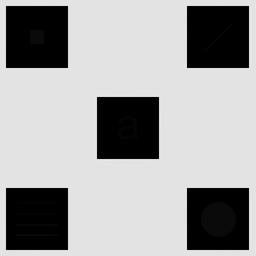
#> input picture Lab3/Q3_3.tif, 256 x 256 px, shrunk from 512 x 512 before the run
$ python local_histogram_equalization.py
#> lines starting #> are read from the running program, lines starting #| are printed output that depends on the picture
### Lab3/histogram_equalization.py
import numpy as np
import cv2
import matplotlib.pyplot as plt


def draw_hist(img):
    hist = cv2.calcHist([img], [0], None, [256], [0, 255])
    normalized_hist = hist / img.shape[0] / img.shape[1]
    return normalized_hist


def hist_equ_12012724(input_img):
    input_hist = cv2.calcHist([input_img], [0], None, [256], [0, 255])
    normalized_hist = input_hist / input_img.shape[0] / input_img.shape[1]
    transform = np.zeros(input_hist.shape)

    sum = 0
    for i in range(256):
        sum += normalized_hist[i]
        transform[i] = np.around(sum * 255)

    output_img = np.zeros(input_img.shape, dtype=np.uint8)
    for i in range(input_img.shape[1]):
        for j in range(input_img.shape[0]):
            output_img[j, i] = transform[input_img[j, i]]

    output_hist = draw_hist(output_img)
    return output_img, output_hist, input_hist


# [25 lines that do not run on import are left out]

### Lab3/local_histogram_equalization.py
import cv2
import numpy as np
import matplotlib.pyplot as plt
import histogram_equalization as hseq


def local_hist_12012724(img, seg_size):
    shape = img.shape
    row_num = int(shape[0] / seg_size[0])
    col_num = int(shape[1] / seg_size[1])
    row_remain = shape[0] % seg_size[0]
    col_remain = shape[1] % seg_size[1]
    rows = []
    cols = []
    seg_height = seg_size[0]
    seg_width = seg_size[1]
    for i in range(row_num):
        rows.append([i*seg_height, (i+1)*seg_height])
    for i in range(col_num):
        cols.append([i*seg_width,(i+1)*seg_width])
    if row_remain != 0:
        row_num += 1
        rows.append([shape[0] - row_remain,shape[0]])
    if col_remain != 0:
        col_num += 1
        cols.append([shape[1] - col_remain, shape[1]])

    output_img = np.zeros(shape, np.uint8)
    for i in range(row_num):
        for j in range(col_num):
            output_img[rows[i][0]:rows[i][1],cols[j][0]:cols[j][1]], output_hist, input_hist= hseq.hist_equ_12012724(img[rows[i][0]:rows[i][1],cols[j][0]:cols[j][1]])


    return output_img


if __name__ == '__main__':
    img = cv2.imread('./Q3_3.tif')
#> img is the input picture: shape (256, 256, 3); min 0, max 231, mean 160.7
    img = cv2.cvtColor(img, cv2.COLOR_BGR2GRAY)
#> img: shape (256, 256)
    global_img,output_hist,input_hist= hseq.hist_equ_12012724(img)
#> in hist_equ_12012724, `input_hist = cv2.calcHist([input_img], [0], None, [256], [0, 255])`: input_hist = 256 values, max 40402 at index 227, min 0 at index 14, mean 256
#> in hist_equ_12012724, `normalized_hist = input_hist / input_img.shape[0] / input_img.shape[1]`: normalized_hist = 256 values, max 0.616 at index 227, min 0 at index 14, mean 0.00391
#> the loop in hist_equ_12012724, `for i in range(256):` made 256 passes
#> sum on passes 1 to 3: [0.222], [0.246], [0.248]
#> after the loop in hist_equ_12012724, `for i in range(256):`: sum = [1]; transform = 256 values from 57 to 255
#> after the loop in hist_equ_12012724, `for i in range(input_img.shape[1]):`:
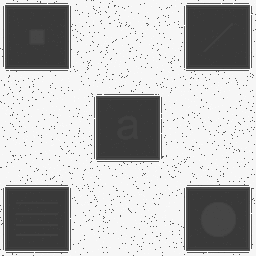
#> output_img: shape (256, 256); min 57, max 255, mean 182.8
#> in draw_hist, `hist = cv2.calcHist([img], [0], None, [256], [0, 255])`: hist = 256 values, max 40402 at index 246, min 0 at index 0, mean 251.2
#> in draw_hist, `normalized_hist = hist / img.shape[0] / img.shape[1]`: normalized_hist = 256 values, max 0.616 at index 246, min 0 at index 0, mean 0.00383
#> in hist_equ_12012724, `output_hist = draw_hist(output_img)`: output_hist has the same summary as normalized_hist in draw_hist
#> output_hist has the same summary as normalized_hist in draw_hist
    local_img = local_hist_12012724(img, [5,5])
#> after the loop in local_hist_12012724, `for i in range(row_num):`:
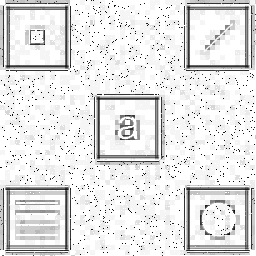
#> output_img: shape (256, 256); min 10, max 255, mean 229.1
    cv2.imshow('input image',img)
    cv2.imshow('global equalization', global_img)
    cv2.imshow('local equalization', local_img)
    cv2.waitKey()

$ run again, with Lab3/Q3_2.tif copied over Lab3/Q3_3.tif
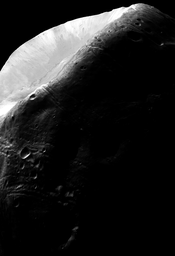
#> input picture Lab3/Q3_2.tif, 175 x 256 px, shrunk from 683 x 1000 before the run
#> img is the input picture: shape (256, 175, 3); min 0, max 255, mean 31.8
#> img: shape (256, 175)
#> in hist_equ_12012724, `input_hist = cv2.calcHist([input_img], [0], None, [256], [0, 255])`: input_hist = 256 values, max 26792 at index 0, min 0 at index 255, mean 174.5
#> in hist_equ_12012724, `normalized_hist = input_hist / input_img.shape[0] / input_img.shape[1]`: normalized_hist = 256 values, max 0.598 at index 0, min 0 at index 255, mean 0.00389
#> the loop in hist_equ_12012724, `for i in range(256):` made 256 passes
#> sum on passes 1 to 3: [0.598], [0.639], [0.667]
#> after the loop in hist_equ_12012724, `for i in range(256):`: sum = [0.997]; transform = 256 values from 152 to 254
#> after the loop in hist_equ_12012724, `for i in range(input_img.shape[1]):`:
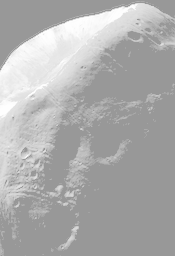
#> output_img: shape (256, 175); min 152, max 254, mean 173.3
#> hist = 256 values, max 26792 at index 152, min 0 at index 0, mean 175
#> in draw_hist, `normalized_hist = hist / img.shape[0] / img.shape[1]`: normalized_hist = 256 values, max 0.598 at index 152, min 0 at index 0, mean 0.00391
#> in hist_equ_12012724, `output_hist = draw_hist(output_img)`: output_hist has the same summary as normalized_hist in draw_hist
#> `global_img,output_hist,input_hist= hseq.hist_equ_12012724(img)`: output_hist has the same summary as normalized_hist in draw_hist
#> after the loop in local_hist_12012724, `for i in range(row_num):`:
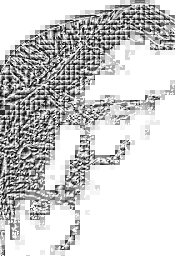
#> output_img: shape (256, 175); min 10, max 255, mean 203.3

$ run again, with Lab3/Q3_4.tif copied over Lab3/Q3_3.tif
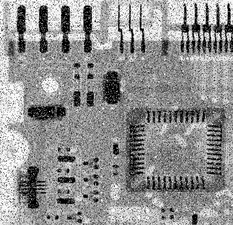
#> input picture Lab3/Q3_4.tif, 233 x 225 px, shrunk from 455 x 440 before the run
#> img is the input picture: shape (225, 233, 3); min 0, max 255, mean 144.3
#> img: shape (225, 233)
#> in hist_equ_12012724, `input_hist = cv2.calcHist([input_img], [0], None, [256], [0, 255])`: input_hist = 256 values, max 1000 at index 0, min 0 at index 255, mean 202.7
#> in hist_equ_12012724, `normalized_hist = input_hist / input_img.shape[0] / input_img.shape[1]`: normalized_hist = 256 values, max 0.0191 at index 0, min 0 at index 255, mean 0.00387
#> the loop in hist_equ_12012724, `for i in range(256):` made 256 passes
#> sum on passes 1 to 3: [0.0191], [0.0216], [0.024]
#> after the loop in hist_equ_12012724, `for i in range(256):`: sum = [0.99]; transform = 256 values from 5 to 252
#> after the loop in hist_equ_12012724, `for i in range(input_img.shape[1]):`:
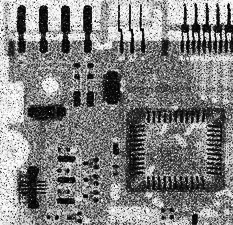
#> output_img: shape (225, 233); min 5, max 252, mean 128.2
#> hist = 256 values, max 1000 at index 5, min 0 at index 0, mean 204.8
#> in draw_hist, `normalized_hist = hist / img.shape[0] / img.shape[1]`: normalized_hist = 256 values, max 0.0191 at index 5, min 0 at index 0, mean 0.00391
#> in hist_equ_12012724, `output_hist = draw_hist(output_img)`: output_hist has the same summary as normalized_hist in draw_hist
#> `global_img,output_hist,input_hist= hseq.hist_equ_12012724(img)`: output_hist has the same summary as normalized_hist in draw_hist
#> after the loop in local_hist_12012724, `for i in range(row_num):`:
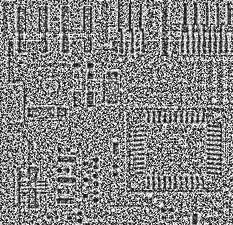
#> output_img: shape (225, 233); min 10, max 255, mean 133.8
